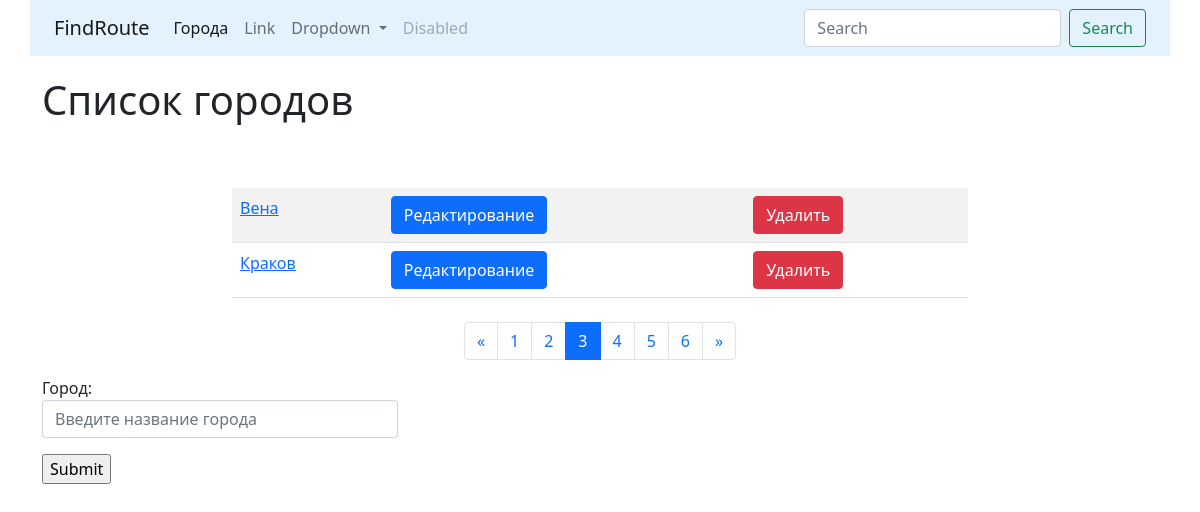
/cities/?page=3, run on an earlier commit of the app's database.
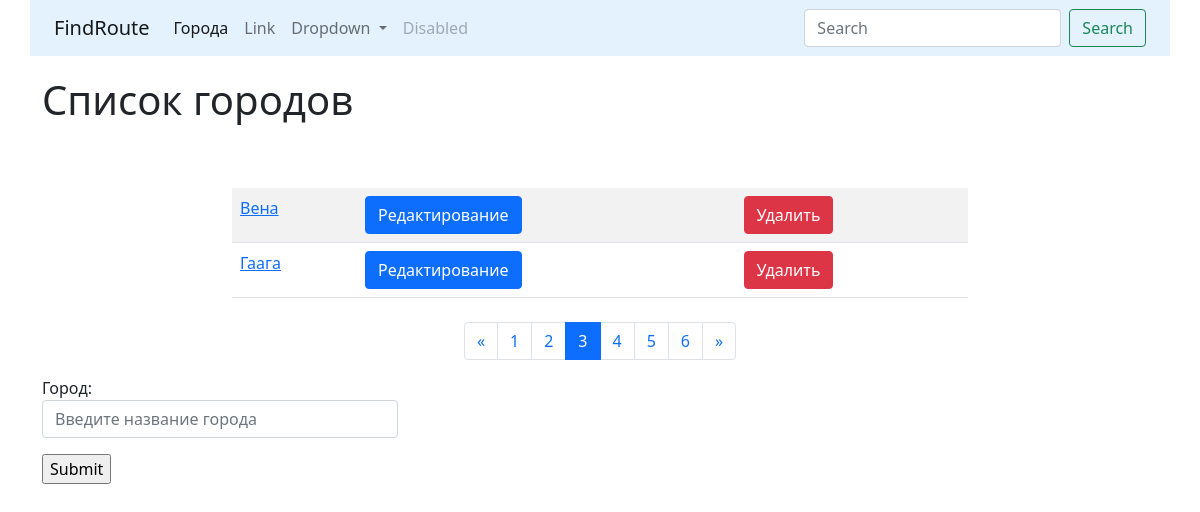
And on a later commit of the database.
### cities/models.py (models this page shows, shortened)
class City(models.Model):
    name = models.CharField(
        max_length=100, unique=True, verbose_name='Город'
    )
    class Meta:
        verbose_name = 'Город'
        verbose_name_plural = 'Города'
        ordering = ['name']

### cities/views.py (the view)
# urls.py: path('', CityListView.as_view(), name='home'),
class CityListView(ListView):
    paginate_by = 2
    model = City
    template_name = 'cities/home.html'
    def get_context_data(self, **kwargs):
        context = super().get_context_data(**kwargs)
        form = CityForm()
        context['form'] = form
        return context

### cities/forms.py
class CityForm(forms.ModelForm):
    name = forms.CharField(label='Город',
                           widget=forms.TextInput(
                               attrs={'class': 'form-control', 'placeholder': 'Введите название города'}))
    class Meta:
        model = City
        fields = ('name',)

### cities/templates/cities/home.html (shortened to what this page needs)
{% extends 'base.html' %}
{% block content %}
<h1 style="margin-top: 20px">Список городов</h1>
<div class="container">
    <div class="row">
    </div>
</div>
<div class="row">
    <div class="col-md-8 mx-auto my-2">
        <table class="table table-striped">
            {%for object in page_obj %}
            <tr>
                <td>
                    <a href="{% url 'cities:detail' pk=object.pk %}">{{object.name}}</a>
                </td>
                <td>
                    <a href="{% url 'cities:update' pk=object.pk %}">
                        <button class="btn btn-primary" type="submit">Редактирование</button>
                    </a>
                </td>
                <td>
                    <a href="{% url 'cities:delete' pk=object.pk %}">
                        <button class="btn btn-danger" type="submit">Удалить</button>
                    </a>
                </td>
            </tr>
            {% endfor %}
        </table>
    </div>
</div>
<nav>
    <ul class="pagination justify-content-center">
        <li class="page-item">
            {% if page_obj.has_previous %}
            <a class="page-link" href="?page={{ page_obj.previous_page_number }}">
                <span aria-hidden="true">&laquo;</span>
            </a>
            {% endif %}
        </li>
        {% for page in page_obj.paginator.page_range %}
        <li class="page-item {% if page == page_obj.number %} active {% endif %}">
            <a class="page-link" href="?page={{page}}">
                {{page}}
            </a>
        </li>
        {% endfor %}
        <li class="page-item">
            {% if page_obj.has_next %}
            <a class="page-link" href="?page={{ page_obj.next_page_number }}">
                <span aria-hidden="true">&raquo;</span>
            </a>
            {% endif %}
        </li>
    </ul>
</nav>
<div class="row">
    <div class="col-md-4">
        <form action="{% url 'cities:create' %}" method="post"> {% csrf_token %}
            {{ form.as_p }}
            <input type="submit" value="Submit">
        </form>
    </div>
</div>
{% endblock %}

What changed in the data, as far as the page shows it:
no longer on this page (row unchanged): City: name "Краков"
added City: name "Гаага"
